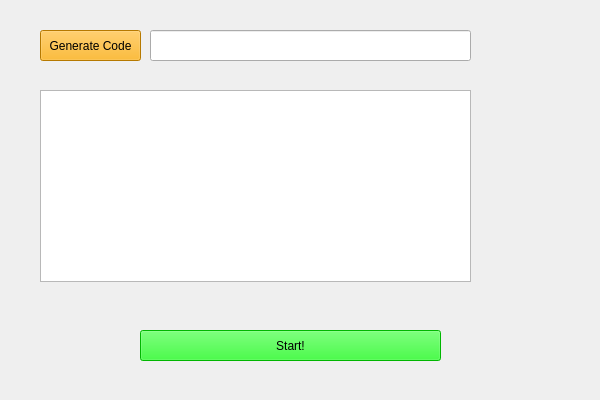
<?xml version="1.0" encoding="UTF-8"?>
<ui version="4.0">
 <class>CreatePrivateRoomClass</class>
 <widget class="QMainWindow" name="CreatePrivateRoomClass">
  <property name="geometry">
   <rect>
    <x>0</x>
    <y>0</y>
    <width>600</width>
    <height>400</height>
   </rect>
  </property>
  <property name="windowTitle">
   <string>CreatePrivateRoom</string>
  </property>
  <widget class="QWidget" name="centralWidget">
   <widget class="QLabel" name="label_background">
    <property name="geometry">
     <rect>
      <x>0</x>
      <y>0</y>
      <width>600</width>
      <height>400</height>
     </rect>
    </property>
    <property name="minimumSize">
     <size>
      <width>600</width>
      <height>400</height>
     </size>
    </property>
    <property name="maximumSize">
     <size>
      <width>600</width>
      <height>400</height>
     </size>
    </property>
    <property name="text">
     <string/>
    </property>
    <property name="pixmap">
     <pixmap resource="FrontEnd.qrc">:/FrontEnd/assets/images/background.png</pixmap>
    </property>
    <property name="scaledContents">
     <bool>true</bool>
    </property>
   </widget>
   <widget class="QPushButton" name="pushButton_generateCode">
    <property name="geometry">
     <rect>
      <x>40</x>
      <y>30</y>
      <width>101</width>
      <height>31</height>
     </rect>
    </property>
    <property name="styleSheet">
     <string notr="true">background-color: rgb(255, 170, 0);</string>
    </property>
    <property name="text">
     <string>Generate Code</string>
    </property>
   </widget>
   <widget class="QLineEdit" name="lineEdit_generateCode">
    <property name="geometry">
     <rect>
      <x>150</x>
      <y>30</y>
      <width>321</width>
      <height>31</height>
     </rect>
    </property>
   </widget>
   <widget class="QPushButton" name="pushButton_Start">
    <property name="geometry">
     <rect>
      <x>140</x>
      <y>330</y>
      <width>301</width>
      <height>31</height>
     </rect>
    </property>
    <property name="styleSheet">
     <string notr="true">background-color: rgb(0, 255, 0);</string>
    </property>
    <property name="text">
     <string>Start!</string>
    </property>
   </widget>
   <widget class="QTableView" name="tableView_PlayersConected">
    <property name="geometry">
     <rect>
      <x>40</x>
      <y>90</y>
      <width>431</width>
      <height>192</height>
     </rect>
    </property>
   </widget>
  </widget>
 </widget>
 <layoutdefault spacing="6" margin="11"/>
 <resources>
  <include location="FrontEnd.qrc"/>
 </resources>
 <connections/>
</ui>
